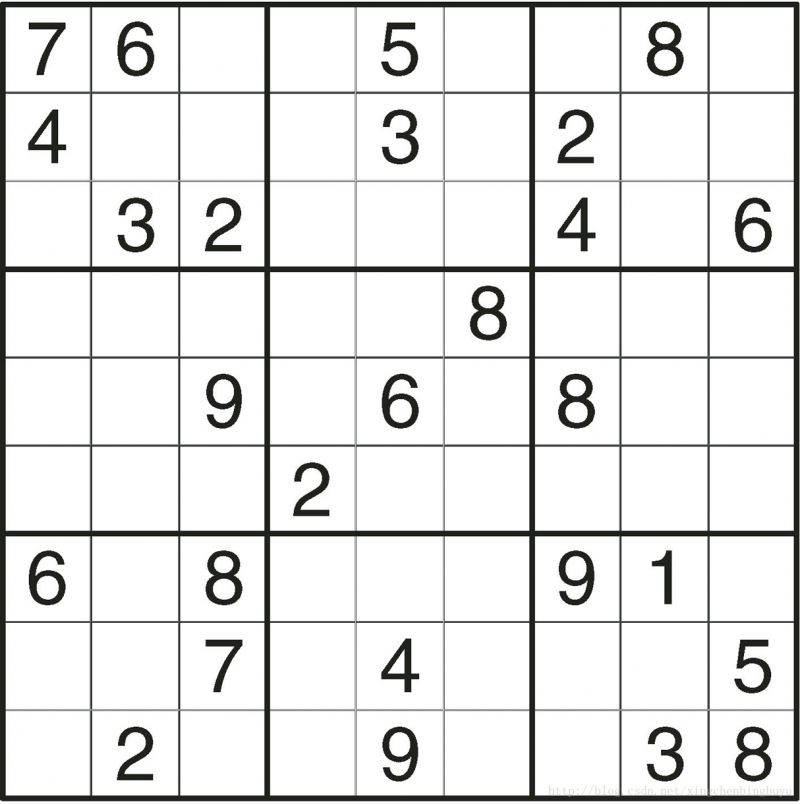
#> input picture image/001.jpg, 800 x 804 px, found by its file name
$ python OpenCV_Sudoku.py
#> lines starting #> are read from the running program, lines starting #| are printed output that depends on the picture; after the words box and inside, x2 and y2 are one past the last pixel; in counts of white or black regions, pixels touching at a corner belong together
import numpy as np
import cv2


def findNextCellToFill(grid, i, j):
    for x in range(i,9):
        for y in range(j,9):
            if grid[x][y] == 0:
                return x,y
    for x in range(0,9):
        for y in range(0,9):
            if grid[x][y] == 0:
                return x,y
    return -1,-1

def isValid(grid, i, j, e):
    rowOk = all([e != grid[i][x] for x in range(9)])
    if rowOk:
        columnOk = all([e != grid[x][j] for x in range(9)])
        if columnOk:
            secTopX, secTopY = 3 *int(i/3), 3 *int(j/3)
            for x in range(secTopX, secTopX+3):
                for y in range(secTopY, secTopY+3):
                    if grid[x][y] == e:
                        return False
                return True
    return False

def solveSudoku(grid, i=0, j=0):
    i,j = findNextCellToFill(grid, i, j)
    if i == -1:
        return True
    for e in range(1,10):
        if isValid(grid,i,j,e):
            grid[i][j] = e
            if solveSudoku(grid, i, j):
                return True
            grid[i][j] = 0
    return False

samples = np.load('./npy/samples.npy')
#> (reads npy/samples.npy from the repository)
labels = np.load('./npy/label.npy')
#> (reads npy/label.npy from the repository)

k = 800
train_label = labels[:k]
train_input = samples[:k]
test_input = samples[k:]
test_label = labels[k:]

model = cv2.ml.KNearest_create()
model.train(train_input,cv2.ml.ROW_SAMPLE,train_label)


img = cv2.imread('./image/001.jpg')
#> img is the input picture: shape (804, 800, 3); mean B, G, R 228.8, 229.4, 229.2
gray = cv2.cvtColor(img,cv2.COLOR_BGR2GRAY)

ret,thresh = cv2.threshold(gray,200,255,1)
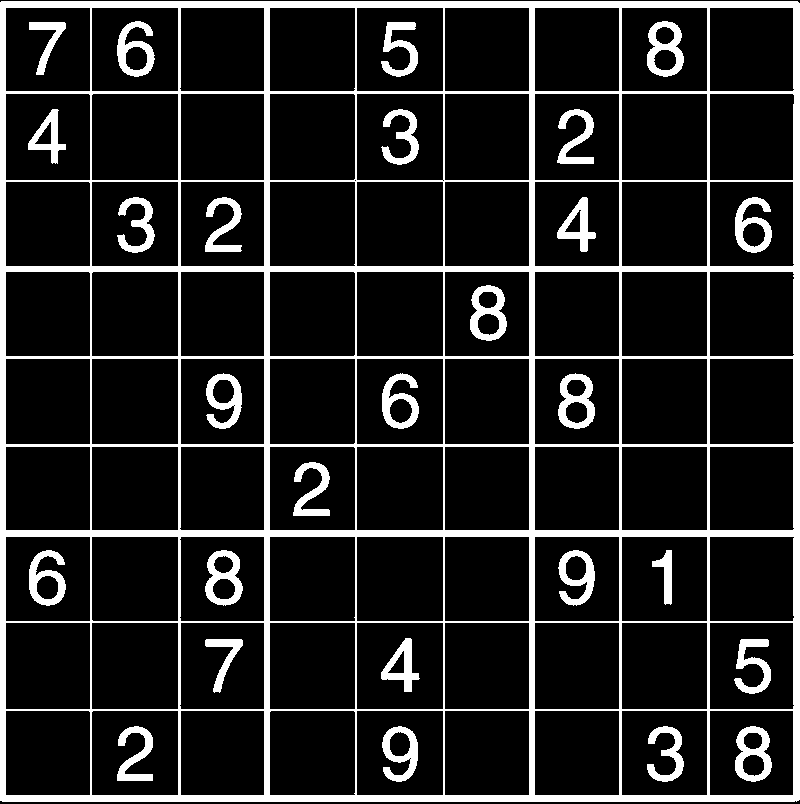
#> thresh: shape (804, 800); 13.8% white; 28 white regions, largest, box (x1, y1, x2, y2) and area: (0, 1, 800, 802) 63942, (470, 285, 507, 341) 1058, (647, 21, 684, 77) 1057

kernel = cv2.getStructuringElement(cv2.MORPH_CROSS,(5, 5))
dilated = cv2.dilate(thresh,kernel)
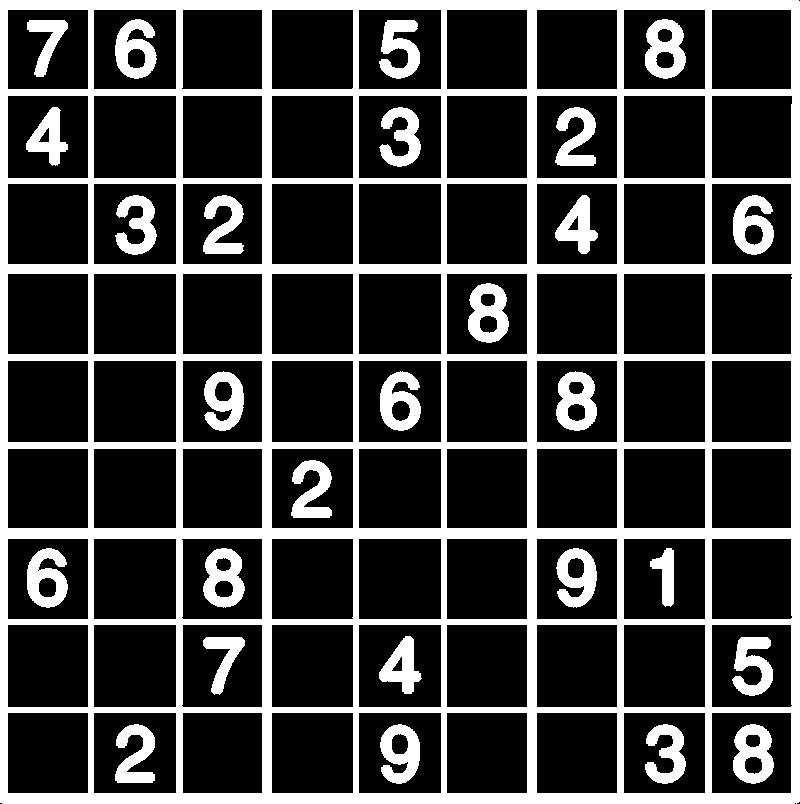
#> dilated: shape (804, 800); 24.4% white; 28 white regions


contours, hierarchy = cv2.findContours(dilated,cv2.RETR_TREE,cv2.CHAIN_APPROX_SIMPLE)
#> contours = 130 contours, 1 with area under 20; largest, box (x1, y1, x2, y2) and area: (0, 0, 800, 804) 641591, (358, 624, 442, 708) 6887, (93, 624, 177, 708) 6887, (358, 95, 442, 179) 6887, (93, 95, 177, 179) 6887


boxes = []
for i in range(len(hierarchy[0])):
    if hierarchy[0][i][3] == 0:
        boxes.append(hierarchy[0][i])
#> this loop made 130 passes
#> after the loop, boxes = 81 items, first 6: [5, -1, 2, 0], [7, 1, 6, 0], [8, 5, -1, 0], [9, 7, -1, 0], [12, 8, 10, 0], [13, 9, -1, 0]

height,width = img.shape[:2]
#> height = 804; width = 800
box_h = height/9
#> box_h = 89.33
box_w = width/9
#> box_w = 88.89
number_boxes = []

soduko = np.zeros((9, 9),np.int32)

for j in range(len(boxes)):
    if boxes[j][2] != -1:
        x,y,w,h = cv2.boundingRect(contours[boxes[j][2]])
        number_boxes.append([x,y,w,h])
        number_roi = gray[y:y+h, x:x+w]
        resized_roi=cv2.resize(number_roi,(20,40))
        thresh1 = cv2.adaptiveThreshold(resized_roi,255,1,1,11,2)
        normalized_roi = thresh1/255.


        sample1 = normalized_roi.reshape((1,800))
        sample1 = np.array(sample1,np.float32)


        retval, results, neigh_resp, dists = model.findNearest(sample1, 1)
        number = int(results.ravel()[0])


        #cv2.putText(img,str(number),(x+w+1,y+h-20), 3, 2., (255, 0, 0), 2, cv2.LINE_AA)


        soduko[int(y/box_h)][int(x/box_w)] = number

        #print(number)
        cv2.namedWindow("img", cv2.WINDOW_NORMAL);
        cv2.imshow("img", img)
        cv2.waitKey(30)
#> this loop made 81 passes
#> (x, y, w, h, retval, results, neigh_resp, dists) on passes 1, 2, 5, 8, 10, 14, 16, 20, 21, 25, 27, 33: (733, 724, 41, 60, 8, [8], [8], [171]), (645, 724, 41, 60, 3, [3], [3], [146]), (380, 724, 40, 60, 9, [9], [9], [179]), (115, 724, 40, 59, 2, [2], [2], [177]), (732, 637, 41, 59, 5, [5], [5], [151]), (379, 636, 43, 58, 4, [4], [4], [68]), (203, 637, 42, 58, 7, [7], [7], [88]), (650, 548, 24, 59, 1, [1], [1], [117]), (556, 548, 41, 60, 9, [9], [9], [194]), (203, 548, 42, 60, 8, [8], [8], [175]), (27, 548, 41, 60, 6, [6], [6], [186]), (291, 460, 41, 58, 2, [2], [2], [159])
#> pass 1, `number_roi = gray[y:y+h, x:x+w]`:
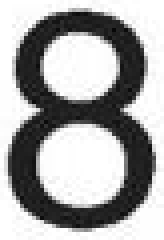
#> number_roi: shape (60, 41) (shown 4 times larger); min 7, max 255, mean 165.7
#> pass 1, `resized_roi=cv2.resize(number_roi,(20,40))`:
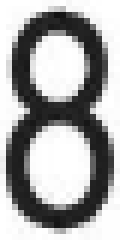
#> resized_roi: shape (40, 20) (shown 6 times larger); min 17, max 255, mean 165.8
#> pass 1, `thresh1 = cv2.adaptiveThreshold(resized_roi,255,1,1,11,2)`:
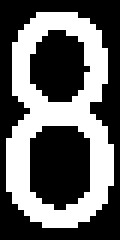
#> thresh1: shape (40, 20) (shown 6 times larger); 39.5% white; 1 white region, box (x1, y1, x2, y2) and area: (1, 2, 19, 38) 316
#> after the loop:
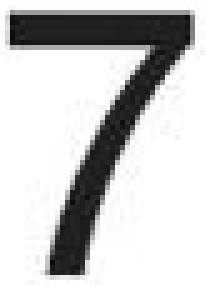
#> number_roi: shape (57, 41) (shown 5 times larger); min 9, max 255, mean 199.3
#> after the loop:
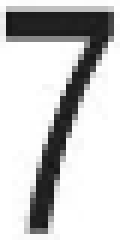
#> resized_roi: shape (40, 20) (shown 6 times larger); min 22, max 255, mean 199.2
#> after the loop, number_boxes = 27 items, first 6: [733, 724, 41, 60], [645, 724, 41, 60], [380, 724, 40, 60], [115, 724, 40, 59], [732, 637, 41, 59], [379, 636, 43, 58]
print("\n輸入的數獨：\n")
print(soduko)
#| [[7 6 0 0 5 0 0 8 0]
#|  [4 0 0 0 3 0 2 0 0]
#|  [0 3 2 0 0 0 4 0 6]
#|  [0 0 0 0 0 8 0 0 0]
#|  [0 0 9 0 6 0 8 0 0]
#|  [0 0 0 2 0 0 0 0 0]
#|  [6 0 8 0 0 0 9 1 0]
#|  [0 0 7 0 4 0 0 0 5]
#|  [0 2 0 0 9 0 0 3 8]]
print("\n數獨的答案：\n")


solveSudoku(soduko)
#> in solveSudoku, `i,j = findNextCellToFill(grid, i, j)`: i = 0; j = 2
#> the loop in solveSudoku, `for e in range(1,10):` made 1 pass

print(soduko)
#| [[7 6 1 4 5 2 3 8 9]
#|  [4 8 5 9 3 6 2 7 1]
#|  [9 3 2 1 8 7 4 5 6]
#|  [5 4 6 3 7 8 1 9 2]
#|  [2 7 9 5 6 1 8 4 3]
#|  [8 9 3 2 1 4 5 6 7]
#|  [6 5 8 7 2 3 9 1 4]
#|  [3 1 7 8 4 9 6 2 5]
#|  [1 2 4 6 9 5 7 3 8]]
# [14 lines of commented-out code are left out]
cv2.namedWindow("img", cv2.WINDOW_NORMAL);
cv2.imshow("img", img)
cv2.waitKey(0)
